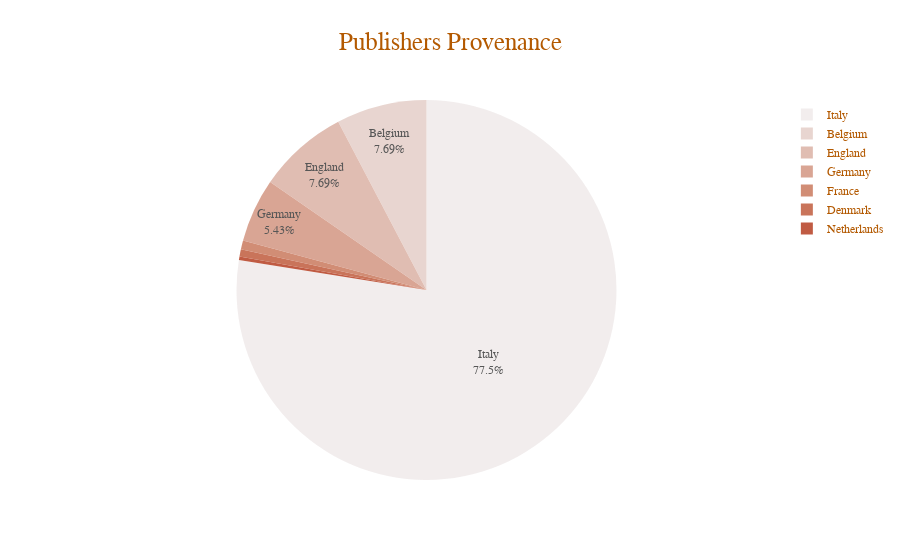

Write notebook code for a chart like this one.
### Code cell
# create a piechart for publishers provenance
viz5 = px.pie(df5, names='country', values='number', color_discrete_sequence=px.colors.sequential.amp, 
              title='Publishers Provenance', template='simple_white', 
              hover_name="country", hover_data={'country':False}, opacity=0.9)

# style the visualization, update traces, title, layout
viz5.layout.title.font = dict(family='Trebuchet MS', size=25)
viz5.layout.font = dict(family='Trebuchet MS', color='#b35900')
# align plot title
viz5.layout.title.x = 0.5
viz5.layout.title.xanchor = 'center'
# style labels, dimension and info displayed in pie
viz5.update_traces(textposition='inside', textinfo='percent+label')
viz5.update_layout(uniformtext_minsize=10, uniformtext_mode='hide')

viz5.show()

#viz5.write_html("C:/UNI/DHDK/EPDS/Proj/exports/publishers_provenance.html")

### Figure 1 — Plotly figure (JSON) as saved in the notebook; plotly's stock layout.template omitted (floating-point values rounded to 4 significant figures)
{"data": [{"customdata": [["Italy"], ["Belgium"], ["England"], ["Germany"], ["France"], ["Denmark"], ["Netherlands"]], "domain": {"x": [0, 1], "y": [0, 1]}, "hovertemplate": "<b>%{hovertext}</b><br><br>number=%{value}<extra></extra>", "hovertext": ["Italy", "Belgium", "England", "Germany", "France", "Denmark", "Netherlands"], "labels": ["Italy", "Belgium", "England", "Germany", "France", "Denmark", "Netherlands"], "legendgroup": "", "name": "", "opacity": 0.9, "showlegend": true, "textinfo": "percent+label", "textposition": "inside", "type": "pie", "values": [514, 51, 51, 36, 5, 4, 2]}], "layout": {"font": {"color": "#b35900", "family": "Trebuchet MS"}, "legend": {"tracegroupgap": 0}, "piecolorway": ["rgb(241, 236, 236)", "rgb(230, 209, 203)", "rgb(221, 182, 170)", "rgb(213, 156, 137)", "rgb(205, 129, 103)", "rgb(196, 102, 73)", "rgb(186, 74, 47)", "rgb(172, 44, 36)", "rgb(149, 19, 39)", "rgb(120, 14, 40)", "rgb(89, 13, 31)", "rgb(60, 9, 17)"], "title": {"font": {"family": "Trebuchet MS", "size": 25}, "text": "Publishers Provenance", "x": 0.5, "xanchor": "center"}, "uniformtext": {"minsize": 10, "mode": "hide"}}}
